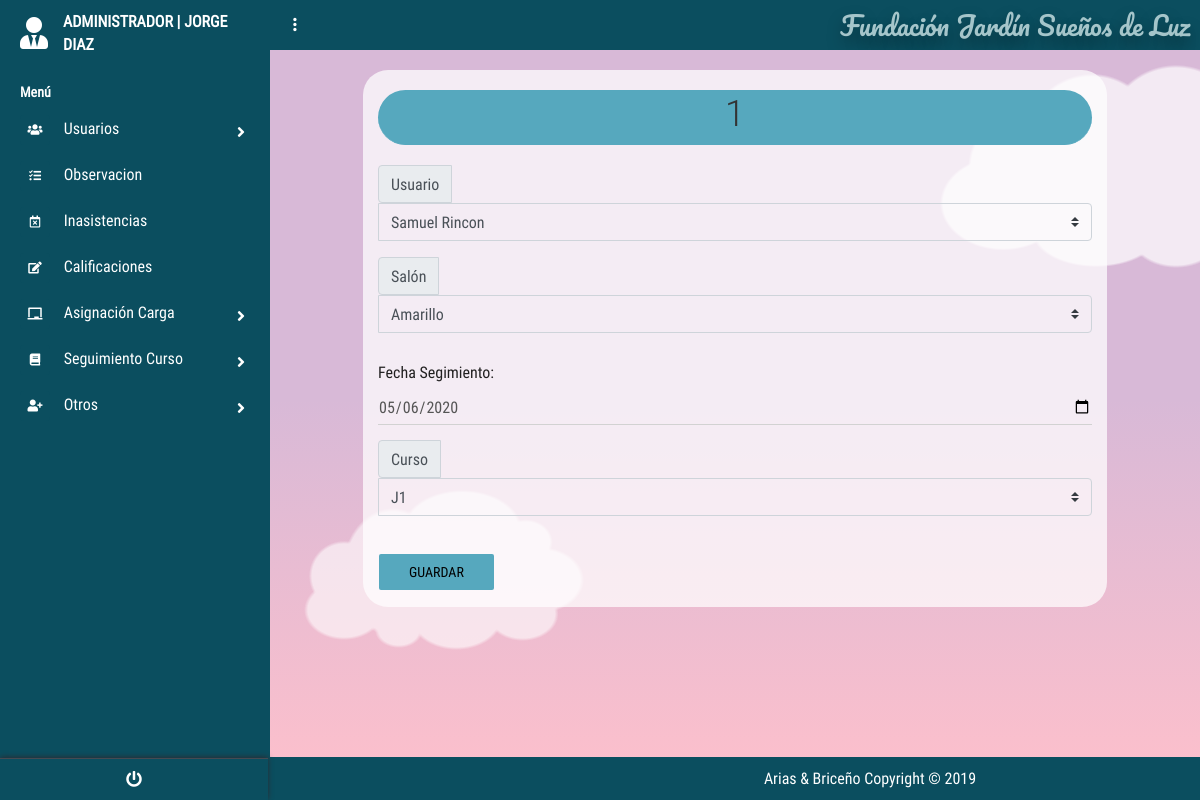
Page /?c=SeguimientoCurso&a=nuevo&id_Seguimiento=1 (signed in) on the committed database.
### tables this page shows
create table SEGUIMIENTOCURSO
(
id_Seguimiento INT PRIMARY KEY auto_increment ,
id_Usuario_FKFKF int ,
id_Curso_FK int ,
fecha_Seguimiento DATE not null,
id_Salon_FK INT 
);

create table Usuario
(
id_Usuario int PRIMARY KEY auto_increment ,
user_Usuario varchar (50) not null,
password_Usuario varchar (8) not null,
nombre_Usuario varchar (50) not null,
apellido_Usuario varchar (50) not null,
tipoDoc_Usuario varchar (50) not null,
doc_Usuario bigint not null,
estado_Usuario varchar (50) not null,
id_tipoUsuario_FK int ,
id_Especialidad_FK int 
);

create table SALON
(
id_Salon INT PRIMARY KEY auto_increment ,
nombre_Salon VARCHAR (50) not null,
ubicacion_Salon VARCHAR (50) not null
);

create table CURSO
(
id_Curso int PRIMARY KEY auto_increment ,
codigo_Curso VARCHAR (50) not null
);

### controllers/SeguimientoCursoController.php (called while the page is built, shortened)
<?php
require_once "./models/SeguimientoCursoModel.php";
class SeguimientoCursoController{
    private $mode;
    public function __CONSTRUCT(){
        $this->mode = new SeguimientoCursoModel();
    }
    public function nuevo(){
        $alm = new SeguimientoCursoModel();
        if(isset($_REQUEST['id_Seguimiento'])){
            $alm = $this->mode->Obtener($_REQUEST['id_Seguimiento']);
        }
        include_once './views/SeguimientoCurso/SeguimientoCurso.php';
    }
}

### models/Conexion.php (called while the page is built)
<?php
class Conexion{
    public static function conectar(){
        $PDO = new PDO("mysql:host=localhost;dbname=dbfundacion;charset=utf8","root","");
        $PDO->setAttribute(PDO::ATTR_ERRMODE,PDO::ERRMODE_EXCEPTION);
        return $PDO;
    }
}
?>

### models/SeguimientoCursoModel.php (called while the page is built, shortened)
<?php
class SeguimientoCursoModel{
    public $CNX;
    public function __construct(){
        try {
            $this->CNX= Conexion::conectar();
        } catch (Exception $e) {
            die($e->getMessage());
        }
    }
    public function Obtener($id_Seguimiento)
	{
		try
		{
            $query= "SELECT id_Seguimiento,
            nombre_Usuario,
            apellido_Usuario,
            id_Usuario_FKFKF,
            id_Salon_FK,
            id_Curso_FK,
            codigo_Curso,
            fecha_Seguimiento,
            nombre_Salon
            from Usuario  inner join seguimientocurso on seguimientocurso.id_Usuario_FKFKF=Usuario.id_Usuario
            inner join Salon on Salon.id_Salon=seguimientocurso.id_Salon_FK
            inner join Curso on Curso.id_Curso=seguimientocurso.id_Curso_FK
             where id_Seguimiento=?";
            $stm = $this->CNX->prepare($query);
			$stm->execute(array($id_Seguimiento));
			return $stm->fetch(PDO::FETCH_OBJ);
		} catch (Exception $e)
		{
			die($e->getMessage());
		}
	}
}

### views/SeguimientoCurso/SeguimientoCurso.php (the view, shortened to what this page needs)
<!DOCTYPE html>
<html lang="es">
    <head>
        <link
            rel='stylesheet'
            href='https://cdnjs.cloudflare.com/ajax/libs/twitter-bootstrap/4.1.1/css/bootstrap.css'>
        <link
            rel='stylesheet'
            href='https://use.fontawesome.com/releases/v5.0.13/css/all.css'>
        <link
            rel="stylesheet"
            href="<?php echo SERVERURL; ?>assets/css/menu_Lateral.css">
        <link rel="stylesheet" href="<?php echo SERVERURL; ?>assets/css/main.css">
    </head>
    <body>
        <?php include "./views/modules/navlateral.php" ?>
        <section class="full-box dashboard-contentPage">
            <?php include "./views/modules/navbar.php" ?>
            <div class="container">
                <form
                    action="?c=SeguimientoCurso&a=guardar_SeguimientoCurso"
                    method="post"
                    class="FormularioAjax"
                    data-form="save"
                    autocomplete="off"
                    enctype="multipart/form-data">
                    <div>
                        <h1 class="page-header tituloa" style="margin-top:20px">
                            <?php echo $alm->id_Seguimiento != null ? $alm->id_Seguimiento : 'Nuevo Seguimiento'; ?>
                        </h1>
                    </div>
                    <div class="input-group mb-3">
                            <div class="input-group-prepend">
                                <label class="input-group-text" for="inputGroupSelect01">Usuario</label>
                            </div>
                            <select class="custom-select selects" id="inputGroupSelect01"
                                style="background-color: #ffffff00;" name="id_Usuario_FKFKF">
                                <option selected value="<?php echo $alm->id_Usuario_FKFKF; ?>">
                                        <?php echo $alm->id_Seguimiento != null
                                        ? ($alm->nombre_Usuario.' '.$alm->apellido_Usuario)
                                        : '--Seleccione el Usuario--'; ?>
                                </option>
                            </select>
                        </div>
                        <div class="input-group mb-3">
                            <div class="input-group-prepend">
                                <label class="input-group-text" for="inputGroupSelect01">Salón</label>
                            </div>
                            <select  class="custom-select selects" id="inputGroupSelect01"
                                style="background-color: #ffffff00;" name="id_Salon_FK">
                                <option selected value="<?php echo $alm->id_Salon_FK; ?>">
                                <?php echo $alm->id_Seguimiento != null ? $alm->nombre_Salon : '--Seleccione el Salón--'; ?>
                            </option>
                            </select>
                        </div>
                                <div class="form-group">
                                        <label id="Label1" runat="server" Text="Label"> Fecha Segimiento:</label>
                                        <input value="<?php echo $alm->fecha_Seguimiento; ?>"
                                                name="fecha_Seguimiento" class="form-control"
                                                type="date" required
                                               title="ingrese la fecha" />
                                </div>
                                <div class="input-group mb-3">
                            <div class="input-group-prepend">
                                <label class="input-group-text" for="inputGroupSelect01">Curso</label>
                            </div>
                            <select  class="custom-select selects" id="inputGroupSelect01"
                                style="background-color: #ffffff00;" name="id_Curso_FK">
                                <option selected value="<?php echo $alm->id_Curso_FK; ?>">
                                <?php echo $alm->id_Seguimiento != null ? $alm->codigo_Curso : '--Seleccione el Curso--'; ?>
                            </option>
                            </select>
                        </div>
                                <div class="form-group" id="botones">
                                        <input type="submit" value="Guardar" id="Crear" class="boton btn btn-info" />
                                </div>
                </form>
            </div>
            <?php include "./views/modules/fondo_Form.php" ?>
        </section>
    </body>
</html>

### assets/css/menu_Lateral.css (style rules this page uses)
body { font-size: 0.9rem; }

### assets/css/main.css (style rules this page uses)
body, html { background-color: #0b4e5f; width: 100%; height: 100%; margin: 0; padding: 0; position: relative; font-size: 16px; font-family: 'RobotoCondensed'; overflow: hidden; }
.full-box { margin: 0; padding: 0; width: 100%; box-sizing: border-box; }
.container { background-color: rgba(255, 255, 255, 0.726); margin-top:20px; border-radius:25px; width:80%; }
.tablas,h1 { margin:20px }
h1 { text-align: center; padding: 5px; margin: 5px; }
.form-control { background-color: #ffffff00; }
form .btn, .botones { background-color: #56a8be; border-color: #56a8be; }
.tituloa { background-color: #56a8be; border-color: #56a8be; border-radius: 1em; }
.form-group .checkbox label, .form-group .radio label, .form-group label { font-size: 16px; line-height: 1.42857143; color: #212020; font-weight: 400; }
.dashboard-sideBar, .dashboard-contentPage { position: absolute; top: 0; height: 100%; transition: all .3s ease-in-out; }
.dashboard-contentPage { right: 0; z-index: 1; padding-left: 270px; }
.btn:not(.btn-raised).btn-info, .input-group-btn .btn:not(.btn-raised).btn-info { color: #000000; }
.input-group > .form-control, .input-group > .custom-select, .input-group > .custom-file { position: relative; -ms-flex: 1 1 auto; flex: 1 1 auto; width: 100%; }

### views/modules/fondo_Form.php (style rules this page uses)
html { box-sizing: border-box; }
*, *:before, *:after { box-sizing: inherit; }
body { margin: 0; background: linear-gradient(#d8b9d7 50%, #ffc0cb); min-height: 100vh; display: flex; justify-content: center; align-items: center; overflow: hidden; position: relative; }

### rows in the picture
seguimientocurso: id_Seguimiento "1", id_Usuario_FKFKF "Samuel Rincon", id_Salon_FK "Amarillo", fecha_Seguimiento "05/06/2020", id_Curso_FK "J1"

### other values in the picture
$nombre "JORGE DIAZ"
NOMBREPROYECTO "Fundación Jardín Sueños de Luz"
